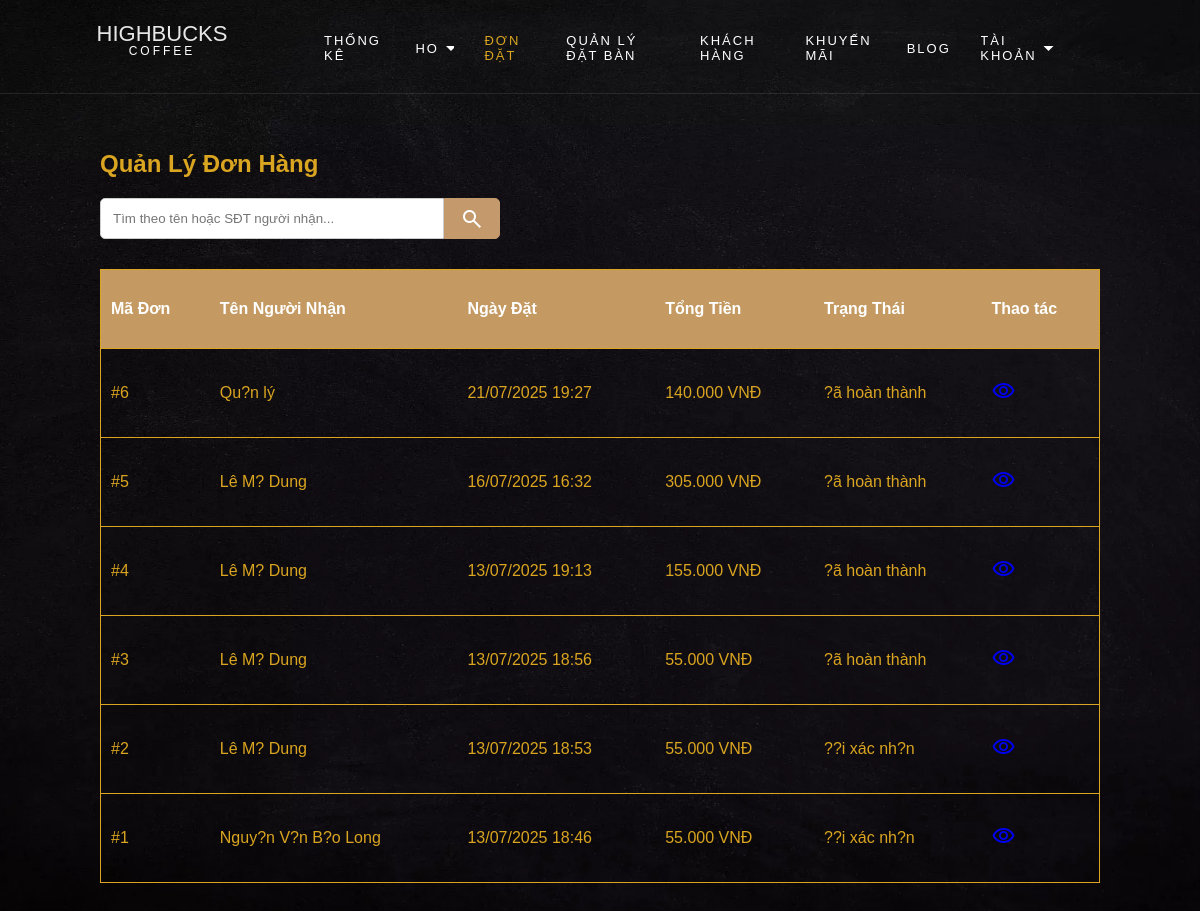
Page /page/orders.php (signed in) on the earlier database version.
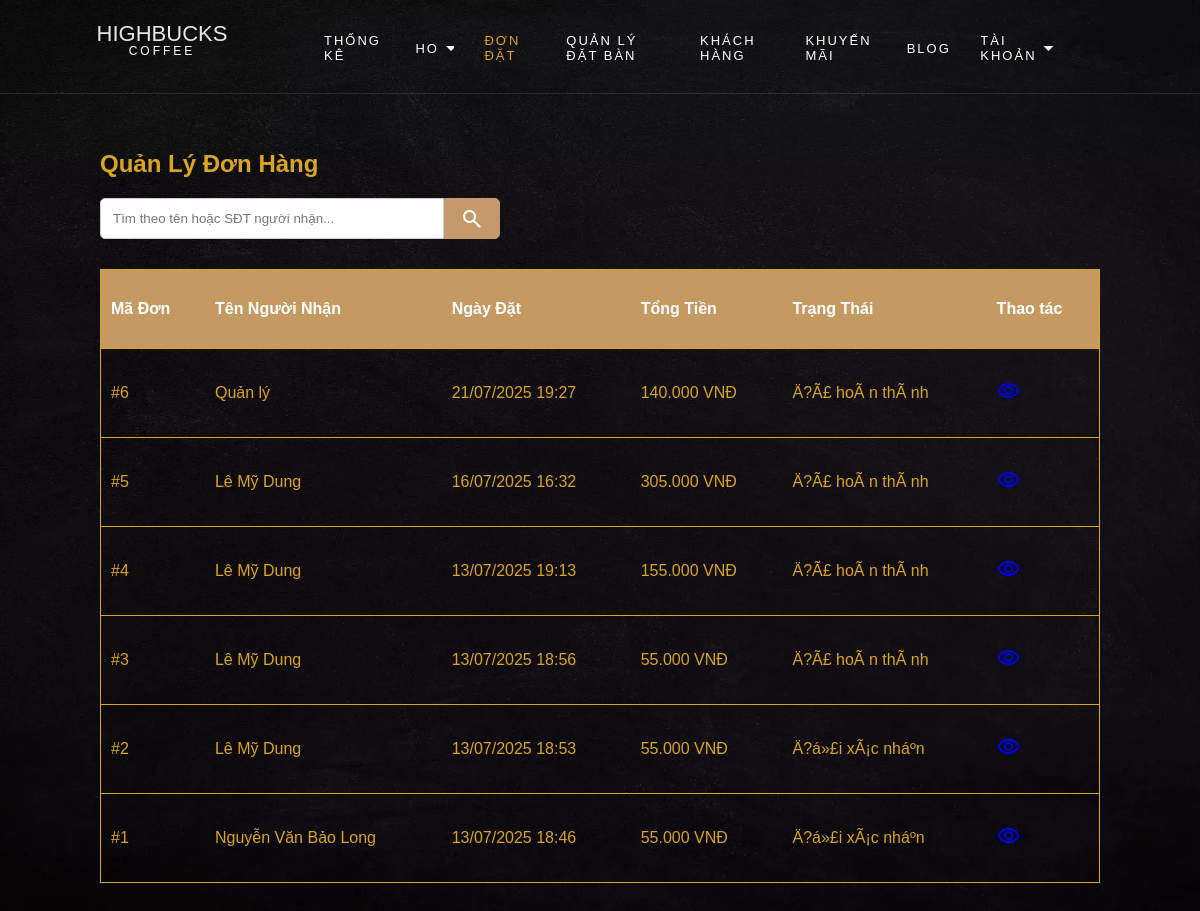
Same page on the later database version.
### tables this page shows
CREATE TABLE IF NOT EXISTS `donhang` (
  `idDonHang` int NOT NULL AUTO_INCREMENT,
  `idTaiKhoan` int DEFAULT NULL,
  `TenNguoiNhan` varchar(255) DEFAULT NULL,
  `SoDienThoaiNhan` varchar(11) DEFAULT NULL,
  `DiaChiNhan` varchar(255) DEFAULT NULL,
  `NgayDat` datetime DEFAULT CURRENT_TIMESTAMP,
  `TongTien` decimal(10,0) DEFAULT NULL,
  `TrangThai` varchar(255) DEFAULT 'Ä�á»£i xÃ¡c nháº­n',
  PRIMARY KEY (`idDonHang`)
);

### Page/orders.php (the view, shortened to what this page needs)
<?php
include_once '../PHP/Connect.php';
$search_query = "";
$sql = "SELECT idDonHang, TenNguoiNhan, NgayDat, TongTien, TrangThai FROM donhang";
$sql .= " ORDER BY NgayDat DESC";
$stmt = $conn->prepare($sql);
$stmt->execute();
$result = $stmt->get_result();
?>
<!DOCTYPE html>
<html lang="vi">
<head>
    <link rel="stylesheet" href="../Css/css.css">
</head>
<body>
    <div class="admin-container">
        <?php include_once __DIR__ . '/../PHP/menu_dashboard.php'; ?>
        <div class="dashboard">
            <div class="main-header">
                <h2>Quản Lý Đơn Hàng</h2>
            </div>
             <div class="search-container">
                <form action="orders.php" method="GET">
                    <input type="text" name="search" placeholder="Tìm theo tên hoặc SĐT người nhận..." value="<?php echo htmlspecialchars($search_query); ?>">
                    <button type="submit">
                        <span class="material-symbols-outlined">search</span>
                    </button>
                </form>
            </div>
            <table class="tbdonhang">
                    <tr>
                        <th>Mã Đơn</th>
                        <th>Tên Người Nhận</th>
                        <th>Ngày Đặt</th>
                        <th>Tổng Tiền</th>
                        <th>Trạng Thái</th>
                        <th>Thao tác</th>
                    </tr>
                    <?php if (mysqli_num_rows($result) > 0): ?>
                        <?php while($row = mysqli_fetch_assoc($result)): ?>
                            <tr>
                                <td>#<?php echo $row['idDonHang']; ?></td>
                                <td><?php echo htmlspecialchars($row['TenNguoiNhan']); ?></td>
                                <td><?php echo date('d/m/Y H:i', strtotime($row['NgayDat'])); ?></td>
                                <td><?php echo number_format($row['TongTien'], 0, ',', '.'); ?> VNĐ</td>
                                <td><?php echo htmlspecialchars($row['TrangThai']); ?></td>
                                <td class="action-links">
                                    <a href="order_details_admin.php?id=<?php echo $row['idDonHang']; ?>" title="Xem chi tiết">
                                        <span class="material-symbols-outlined">visibility</span>
                                    </a>
                                </td>
                            </tr>
                        <?php endwhile; ?>
                    <?php else: ?>
                        <tr>
                            <td colspan="6" style="text-align: center;">Chưa có đơn hàng nào.</td>
                        </tr>
                    <?php endif; ?>
            </table>
        </div>
    </div>
</body>
</html>

Differences in the rows shown:
changed donhang id 6: TenNguoiNhan "Qu?n lý" → "Quản lý"; TrangThai "?ã hoàn thành" → "Ä?Ã£ hoÃ n thÃ nh"
changed donhang id 5: TenNguoiNhan "Lê M? Dung" → "Lê Mỹ Dung"; TrangThai "?ã hoàn thành" → "Ä?Ã£ hoÃ n thÃ nh"
changed donhang id 4: TenNguoiNhan "Lê M? Dung" → "Lê Mỹ Dung"; TrangThai "?ã hoàn thành" → "Ä?Ã£ hoÃ n thÃ nh"
changed donhang id 3: TenNguoiNhan "Lê M? Dung" → "Lê Mỹ Dung"; TrangThai "?ã hoàn thành" → "Ä?Ã£ hoÃ n thÃ nh"
changed donhang id 2: TenNguoiNhan "Lê M? Dung" → "Lê Mỹ Dung"; TrangThai "??i xác nh?n" → "Ä?á»£i xÃ¡c nháº­n"
changed donhang id 1: TenNguoiNhan "Nguy?n V?n B?o Long" → "Nguyễn Văn Bảo Long"; TrangThai "??i xác nh?n" → "Ä?á»£i xÃ¡c nháº­n"
